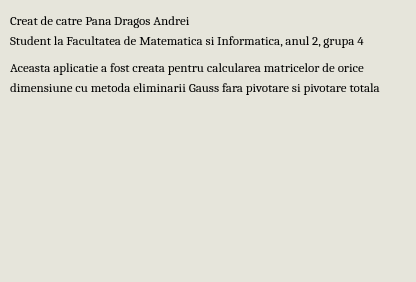
<?xml version="1.0" encoding="UTF-8"?>
<ui version="4.0">
 <class>Dialog</class>
 <widget class="QDialog" name="Dialog">
  <property name="geometry">
   <rect>
    <x>0</x>
    <y>0</y>
    <width>416</width>
    <height>282</height>
   </rect>
  </property>
  <property name="palette">
   <palette>
    <active>
     <colorrole role="WindowText">
      <brush brushstyle="SolidPattern">
       <color alpha="255">
        <red>0</red>
        <green>0</green>
        <blue>0</blue>
       </color>
      </brush>
     </colorrole>
     <colorrole role="Button">
      <brush brushstyle="SolidPattern">
       <color alpha="255">
        <red>230</red>
        <green>229</green>
        <blue>219</blue>
       </color>
      </brush>
     </colorrole>
     <colorrole role="Light">
      <brush brushstyle="SolidPattern">
       <color alpha="255">
        <red>255</red>
        <green>255</green>
        <blue>255</blue>
       </color>
      </brush>
     </colorrole>
     <colorrole role="Midlight">
      <brush brushstyle="SolidPattern">
       <color alpha="255">
        <red>242</red>
        <green>242</green>
        <blue>237</blue>
       </color>
      </brush>
     </colorrole>
     <colorrole role="Dark">
      <brush brushstyle="SolidPattern">
       <color alpha="255">
        <red>115</red>
        <green>114</green>
        <blue>109</blue>
       </color>
      </brush>
     </colorrole>
     <colorrole role="Mid">
      <brush brushstyle="SolidPattern">
       <color alpha="255">
        <red>153</red>
        <green>153</green>
        <blue>146</blue>
       </color>
      </brush>
     </colorrole>
     <colorrole role="Text">
      <brush brushstyle="SolidPattern">
       <color alpha="255">
        <red>0</red>
        <green>0</green>
        <blue>0</blue>
       </color>
      </brush>
     </colorrole>
     <colorrole role="BrightText">
      <brush brushstyle="SolidPattern">
       <color alpha="255">
        <red>255</red>
        <green>255</green>
        <blue>255</blue>
       </color>
      </brush>
     </colorrole>
     <colorrole role="ButtonText">
      <brush brushstyle="SolidPattern">
       <color alpha="255">
        <red>0</red>
        <green>0</green>
        <blue>0</blue>
       </color>
      </brush>
     </colorrole>
     <colorrole role="Base">
      <brush brushstyle="SolidPattern">
       <color alpha="255">
        <red>255</red>
        <green>255</green>
        <blue>255</blue>
       </color>
      </brush>
     </colorrole>
     <colorrole role="Window">
      <brush brushstyle="SolidPattern">
       <color alpha="255">
        <red>230</red>
        <green>229</green>
        <blue>219</blue>
       </color>
      </brush>
     </colorrole>
     <colorrole role="Shadow">
      <brush brushstyle="SolidPattern">
       <color alpha="255">
        <red>0</red>
        <green>0</green>
        <blue>0</blue>
       </color>
      </brush>
     </colorrole>
     <colorrole role="AlternateBase">
      <brush brushstyle="SolidPattern">
       <color alpha="255">
        <red>242</red>
        <green>242</green>
        <blue>237</blue>
       </color>
      </brush>
     </colorrole>
     <colorrole role="ToolTipBase">
      <brush brushstyle="SolidPattern">
       <color alpha="255">
        <red>255</red>
        <green>255</green>
        <blue>220</blue>
       </color>
      </brush>
     </colorrole>
     <colorrole role="ToolTipText">
      <brush brushstyle="SolidPattern">
       <color alpha="255">
        <red>0</red>
        <green>0</green>
        <blue>0</blue>
       </color>
      </brush>
     </colorrole>
    </active>
    <inactive>
     <colorrole role="WindowText">
      <brush brushstyle="SolidPattern">
       <color alpha="255">
        <red>0</red>
        <green>0</green>
        <blue>0</blue>
       </color>
      </brush>
     </colorrole>
     <colorrole role="Button">
      <brush brushstyle="SolidPattern">
       <color alpha="255">
        <red>230</red>
        <green>229</green>
        <blue>219</blue>
       </color>
      </brush>
     </colorrole>
     <colorrole role="Light">
      <brush brushstyle="SolidPattern">
       <color alpha="255">
        <red>255</red>
        <green>255</green>
        <blue>255</blue>
       </color>
      </brush>
     </colorrole>
     <colorrole role="Midlight">
      <brush brushstyle="SolidPattern">
       <color alpha="255">
        <red>242</red>
        <green>242</green>
        <blue>237</blue>
       </color>
      </brush>
     </colorrole>
     <colorrole role="Dark">
      <brush brushstyle="SolidPattern">
       <color alpha="255">
        <red>115</red>
        <green>114</green>
        <blue>109</blue>
       </color>
      </brush>
     </colorrole>
     <colorrole role="Mid">
      <brush brushstyle="SolidPattern">
       <color alpha="255">
        <red>153</red>
        <green>153</green>
        <blue>146</blue>
       </color>
      </brush>
     </colorrole>
     <colorrole role="Text">
      <brush brushstyle="SolidPattern">
       <color alpha="255">
        <red>0</red>
        <green>0</green>
        <blue>0</blue>
       </color>
      </brush>
     </colorrole>
     <colorrole role="BrightText">
      <brush brushstyle="SolidPattern">
       <color alpha="255">
        <red>255</red>
        <green>255</green>
        <blue>255</blue>
       </color>
      </brush>
     </colorrole>
     <colorrole role="ButtonText">
      <brush brushstyle="SolidPattern">
       <color alpha="255">
        <red>0</red>
        <green>0</green>
        <blue>0</blue>
       </color>
      </brush>
     </colorrole>
     <colorrole role="Base">
      <brush brushstyle="SolidPattern">
       <color alpha="255">
        <red>255</red>
        <green>255</green>
        <blue>255</blue>
       </color>
      </brush>
     </colorrole>
     <colorrole role="Window">
      <brush brushstyle="SolidPattern">
       <color alpha="255">
        <red>230</red>
        <green>229</green>
        <blue>219</blue>
       </color>
      </brush>
     </colorrole>
     <colorrole role="Shadow">
      <brush brushstyle="SolidPattern">
       <color alpha="255">
        <red>0</red>
        <green>0</green>
        <blue>0</blue>
       </color>
      </brush>
     </colorrole>
     <colorrole role="AlternateBase">
      <brush brushstyle="SolidPattern">
       <color alpha="255">
        <red>242</red>
        <green>242</green>
        <blue>237</blue>
       </color>
      </brush>
     </colorrole>
     <colorrole role="ToolTipBase">
      <brush brushstyle="SolidPattern">
       <color alpha="255">
        <red>255</red>
        <green>255</green>
        <blue>220</blue>
       </color>
      </brush>
     </colorrole>
     <colorrole role="ToolTipText">
      <brush brushstyle="SolidPattern">
       <color alpha="255">
        <red>0</red>
        <green>0</green>
        <blue>0</blue>
       </color>
      </brush>
     </colorrole>
    </inactive>
    <disabled>
     <colorrole role="WindowText">
      <brush brushstyle="SolidPattern">
       <color alpha="255">
        <red>115</red>
        <green>114</green>
        <blue>109</blue>
       </color>
      </brush>
     </colorrole>
     <colorrole role="Button">
      <brush brushstyle="SolidPattern">
       <color alpha="255">
        <red>230</red>
        <green>229</green>
        <blue>219</blue>
       </color>
      </brush>
     </colorrole>
     <colorrole role="Light">
      <brush brushstyle="SolidPattern">
       <color alpha="255">
        <red>255</red>
        <green>255</green>
        <blue>255</blue>
       </color>
      </brush>
     </colorrole>
     <colorrole role="Midlight">
      <brush brushstyle="SolidPattern">
       <color alpha="255">
        <red>242</red>
        <green>242</green>
        <blue>237</blue>
       </color>
      </brush>
     </colorrole>
     <colorrole role="Dark">
      <brush brushstyle="SolidPattern">
       <color alpha="255">
        <red>115</red>
        <green>114</green>
        <blue>109</blue>
       </color>
      </brush>
     </colorrole>
     <colorrole role="Mid">
      <brush brushstyle="SolidPattern">
       <color alpha="255">
        <red>153</red>
        <green>153</green>
        <blue>146</blue>
       </color>
      </brush>
     </colorrole>
     <colorrole role="Text">
      <brush brushstyle="SolidPattern">
       <color alpha="255">
        <red>115</red>
        <green>114</green>
        <blue>109</blue>
       </color>
      </brush>
     </colorrole>
     <colorrole role="BrightText">
      <brush brushstyle="SolidPattern">
       <color alpha="255">
        <red>255</red>
        <green>255</green>
        <blue>255</blue>
       </color>
      </brush>
     </colorrole>
     <colorrole role="ButtonText">
      <brush brushstyle="SolidPattern">
       <color alpha="255">
        <red>115</red>
        <green>114</green>
        <blue>109</blue>
       </color>
      </brush>
     </colorrole>
     <colorrole role="Base">
      <brush brushstyle="SolidPattern">
       <color alpha="255">
        <red>230</red>
        <green>229</green>
        <blue>219</blue>
       </color>
      </brush>
     </colorrole>
     <colorrole role="Window">
      <brush brushstyle="SolidPattern">
       <color alpha="255">
        <red>230</red>
        <green>229</green>
        <blue>219</blue>
       </color>
      </brush>
     </colorrole>
     <colorrole role="Shadow">
      <brush brushstyle="SolidPattern">
       <color alpha="255">
        <red>0</red>
        <green>0</green>
        <blue>0</blue>
       </color>
      </brush>
     </colorrole>
     <colorrole role="AlternateBase">
      <brush brushstyle="SolidPattern">
       <color alpha="255">
        <red>230</red>
        <green>229</green>
        <blue>219</blue>
       </color>
      </brush>
     </colorrole>
     <colorrole role="ToolTipBase">
      <brush brushstyle="SolidPattern">
       <color alpha="255">
        <red>255</red>
        <green>255</green>
        <blue>220</blue>
       </color>
      </brush>
     </colorrole>
     <colorrole role="ToolTipText">
      <brush brushstyle="SolidPattern">
       <color alpha="255">
        <red>0</red>
        <green>0</green>
        <blue>0</blue>
       </color>
      </brush>
     </colorrole>
    </disabled>
   </palette>
  </property>
  <property name="font">
   <font>
    <family>Cambria</family>
   </font>
  </property>
  <property name="windowTitle">
   <string>Dialog</string>
  </property>
  <widget class="QLabel" name="label">
   <property name="geometry">
    <rect>
     <x>10</x>
     <y>10</y>
     <width>231</width>
     <height>21</height>
    </rect>
   </property>
   <property name="font">
    <font>
     <pointsize>10</pointsize>
    </font>
   </property>
   <property name="text">
    <string>Creat de catre Pana Dragos Andrei</string>
   </property>
  </widget>
  <widget class="QLabel" name="label_2">
   <property name="geometry">
    <rect>
     <x>10</x>
     <y>30</y>
     <width>401</width>
     <height>21</height>
    </rect>
   </property>
   <property name="font">
    <font>
     <pointsize>10</pointsize>
    </font>
   </property>
   <property name="text">
    <string>Student la Facultatea de Matematica si Informatica, anul 2, grupa 4</string>
   </property>
  </widget>
  <widget class="QLabel" name="label_3">
   <property name="geometry">
    <rect>
     <x>10</x>
     <y>60</y>
     <width>401</width>
     <height>16</height>
    </rect>
   </property>
   <property name="font">
    <font>
     <pointsize>10</pointsize>
    </font>
   </property>
   <property name="text">
    <string>Aceasta aplicatie a fost creata pentru calcularea matricelor de orice </string>
   </property>
  </widget>
  <widget class="QLabel" name="label_4">
   <property name="geometry">
    <rect>
     <x>10</x>
     <y>80</y>
     <width>401</width>
     <height>16</height>
    </rect>
   </property>
   <property name="font">
    <font>
     <pointsize>10</pointsize>
    </font>
   </property>
   <property name="text">
    <string>dimensiune cu metoda eliminarii Gauss fara pivotare si pivotare totala</string>
   </property>
  </widget>
  <widget class="QLabel" name="label_5">
   <property name="geometry">
    <rect>
     <x>140</x>
     <y>120</y>
     <width>141</width>
     <height>151</height>
    </rect>
   </property>
   <property name="text">
    <string/>
   </property>
   <property name="pixmap">
    <pixmap>matrix (3).png</pixmap>
   </property>
  </widget>
 </widget>
 <resources/>
 <connections/>
</ui>
